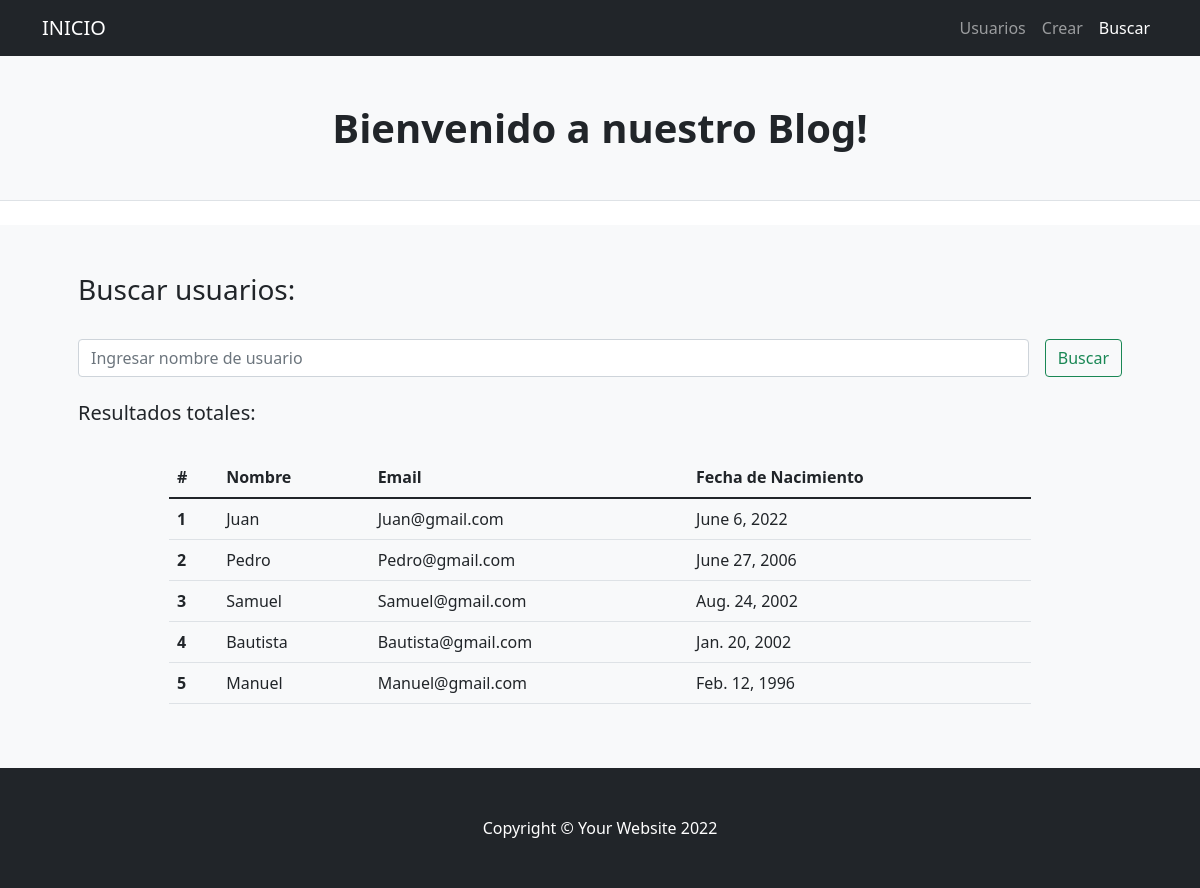
The app's page /ProyectoFinalApp/usuariosBuscar/ with its own data.
### ProyectoFinalApp/models.py (models this page shows)
class Usuario(models.Model):
    nombre = models.CharField(max_length=30)
    mail = models.EmailField(blank=True, null=True)
    nacimiento = models.DateField()

### ProyectoFinalApp/views.py (the view)
# urls.py: path('usuariosBuscar/', usuariosBuscar, name='usuariosBuscar' ),
def usuariosBuscar(request):
    if request.method == "POST":
        search = request.POST["search"]
        if search != "":
            usuarios = Usuario.objects.filter( Q(nombre__icontains=search) | Q(nacimiento__icontains=search) ).values()
            return render(request,"usuariosBuscar.html",{"usuarios":usuarios, "search":True, "busqueda":search})
        else:
            usuarios = Usuario.objects.all()
            return render(request,"usuariosBuscar.html",{"usuarios":usuarios, "search":False})
    else:
        usuarios = Usuario.objects.all()
        return render(request,"usuariosBuscar.html",{"usuarios":usuarios, "search":False})

### ProyectoFinalApp/Templates/usuariosBuscar.html (shortened to what this page needs)
{% extends 'base.html' %}
{% load static %}
{% block B1 %}
<nav class="navbar navbar-expand-lg navbar-dark bg-dark">
    <div class="container">
        <a class="navbar-brand" href="{% url 'inicio' %}">INICIO</a>
        <div class="collapse navbar-collapse" id="navbarSupportedContent">
            <ul class="navbar-nav ms-auto mb-2 mb-lg-0">
                <li class="nav-item"><a class="nav-link" href="{% url 'usuarios' %}">Usuarios</a></li>
                <li class="nav-item"><a class="nav-link" href="{% url 'usuariosCrear' %}">Crear</a></li>
                <li class="nav-item"><a class="nav-link active" href="{% url 'usuariosBuscar' %}">Buscar</a></li>
            </ul>
        </div>
    </div>
</nav>
{% endblock %}
{% block B2 %}
<section class="bg-light py-5">
    <div class="container px-5">
        <h3>Buscar usuarios:</h3>
        <br>
        <div class="row gx-5 justify-content-center">
            <div class="col-lg-12">
                <form class="d-flex my-2 my-lg-0" action="" method="post">
                    <input class="flex-grow-0 form-control mr-sm-2" type="search" name="search" placeholder="Ingresar nombre de usuario" aria-label="Search">
                    <button class="btn btn-outline-success text-nowrap ms-3 my-2 my-sm-0" type="submit">  Buscar</button>
                </form>
            </div>
        </div>
        <br>
        <h5>Resultados
            {% if search %}
                para "{{busqueda}}":
            {% else %}
                totales:
            {% endif %}
        </h5>
        <br>
        <div class="row gx-5 justify-content-center">
            <div class="col-lg-10 table-responsive">
                <table class="table table-theme">
                    <thead>
                        <tr>
                            <th scope="col">#</th>
                            <th scope="col">Nombre</th>
                            <th scope="col">Email</th>
                            <th scope="col">Fecha de Nacimiento</th>
                        </tr>
                    </thead>
                    <tbody>
                        {% for user in usuarios %}
                            <tr>
                                <th scope="row">{{forloop.counter}}</th>
                                <td>{{user.nombre}}</td>
                                <td>{{user.mail}}</td>
                                <td>{{user.nacimiento}}</td>
                            </tr>
                        {% endfor %}
                    </tbody>
                </table>
            </div>
        </div>
    </div>
</section>
{% endblock %}

### records on screen
Usuario: nombre "Juan", mail "Juan@gmail.com", nacimiento "June 6, 2022"
Usuario: nombre "Pedro", mail "Pedro@gmail.com", nacimiento "June 27, 2006"
Usuario: nombre "Samuel", mail "Samuel@gmail.com", nacimiento "Aug. 24, 2002"
Usuario: nombre "Bautista", mail "Bautista@gmail.com", nacimiento "Jan. 20, 2002"
Usuario: nombre "Manuel", mail "Manuel@gmail.com", nacimiento "Feb. 12, 1996"
